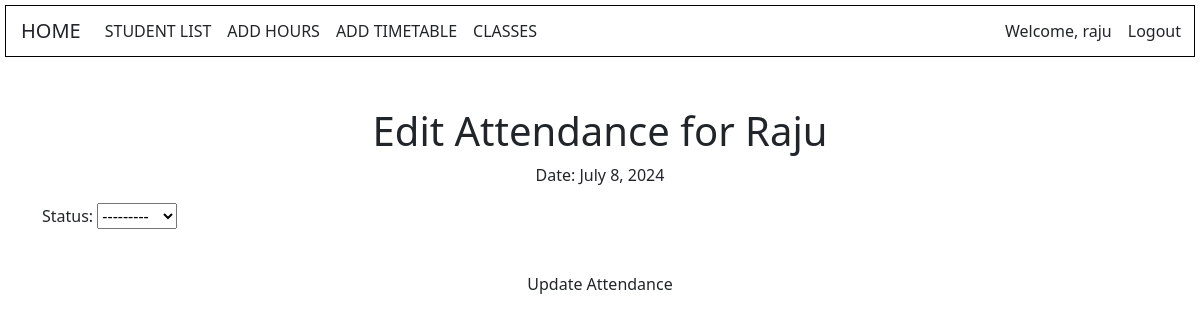
The page /students/edit_student_attendance/1/2024-07-08/ (signed in) on the database as committed earlier.
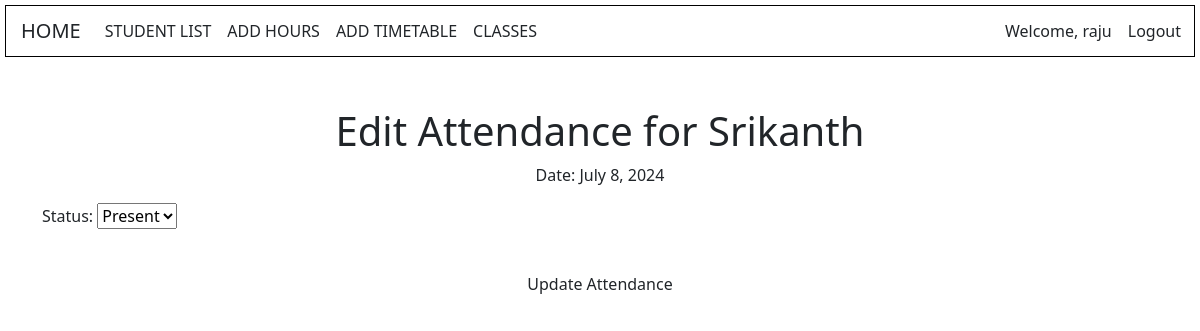
The same page on the database as committed later.
### students/models.py (models this page shows, shortened)
class Student(models.Model):
    name = models.CharField(max_length=100)
    roll_number = models.CharField(max_length=10, unique=True)
    student_class = models.ForeignKey(Class, on_delete=models.CASCADE)
    email = models.EmailField()
    phone = models.CharField(max_length=10)

class Attendance(models.Model):
    student = models.ForeignKey(Student, on_delete=models.CASCADE)
    date = models.DateField()
    period = models.ForeignKey(Period, on_delete=models.CASCADE)
    status = models.CharField(max_length=10, choices=[('Present', 'Present'), ('Absent', 'Absent')])

### students/views.py (the view)
# urls.py: path('edit_student_attendance/<int:student_id>/<str:date>/', views.edit_student_attendance, name='edit_student_attendance'),
def edit_student_attendance(request, student_id, date):
    student = get_object_or_404(Student, id=student_id)
    attendance_date = datetime.strptime(date, '%Y-%m-%d').date()
    attendance = Attendance.objects.filter(student=student, date=attendance_date).first()
    if request.method == 'POST':
        form = AttendanceForm(request.POST, instance=attendance)
        if form.is_valid():
            form.save()
            messages.success(request, f'Attendance updated successfully for {student.name}.')
            return redirect('class_detail', class_id=student.student_class.id)
    else:
        form = AttendanceForm(instance=attendance)
    return render(request, 'students/edit_student_attendance.html', {'student': student, 'form': form, 'date': attendance_date})

### students/forms.py
class AttendanceForm(forms.ModelForm):
    class Meta:
        model = Attendance
        fields = ['status', 'student', 'date']
        widgets = {
            'student': forms.HiddenInput(),
            'date': forms.HiddenInput(),
            'status': forms.RadioSelect(choices=[('P', 'Present'), ('A', 'Absent')])
        }

### students/templates/students/edit_student_attendance.html (shortened to what this page needs)
<!DOCTYPE html>
<html lang="en">
<head>
    <link href="https://cdn.jsdelivr.net/npm/bootstrap@5.3.2/dist/css/bootstrap.min.css" rel="stylesheet">
</head>
<body>
    {% include 'students/navbar.html' %}
    <div class="container">
        <h1 class="text-center">Edit Attendance for {{ student.name }}</h1>
        <p class="text-center">Date: {{ date }}</p>
        <form method="post">
            {{ form.as_p }}
            <div class="text-center">
                <button type="submit" class="btn btn-custom">Update Attendance</button>
            </div>
        </form>
    </div>
</body>
</html>

Rows that differ between the two databases and show on the page:
changed Student: name "Raju" → "Srikanth"
added Attendance: status "Present"
Other text that changed with them:
form field status: "---------" → (not shown)
